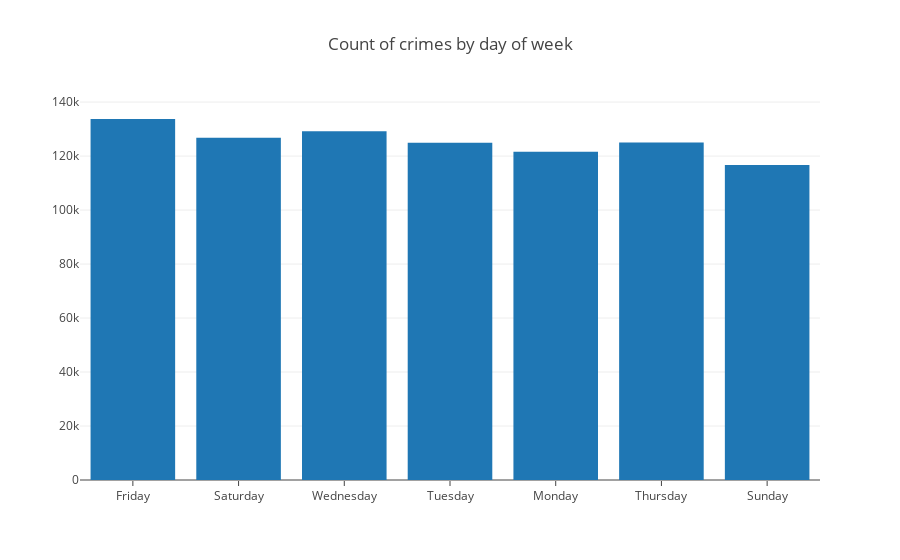

Notebook cell for this chart:
### Code cell
data = [go.Bar(x=list(dayOfWeek.keys()), y=list(dayOfWeek.values()))]

# specify the layout of our figure
layout = dict(title = "Count of crimes by day of week",
              xaxis= dict(ticklen= 5,zeroline= False))

# create and show our figure
fig = dict(data = data, layout = layout)
iplot(fig)

### Figure 1 — Plotly figure (JSON) as saved in the notebook; plotly's stock layout.template omitted (floating-point values rounded to 4 significant figures)
{"data": [{"type": "bar", "uid": "6a59c353-3f2c-4571-99f8-91a6c180d289", "x": ["Friday", "Saturday", "Wednesday", "Tuesday", "Monday", "Thursday", "Sunday"], "y": [133734, 126810, 129211, 124965, 121584, 125038, 116707]}], "layout": {"title": {"text": "Count of crimes by day of week"}, "xaxis": {"ticklen": 5, "zeroline": false}}}
